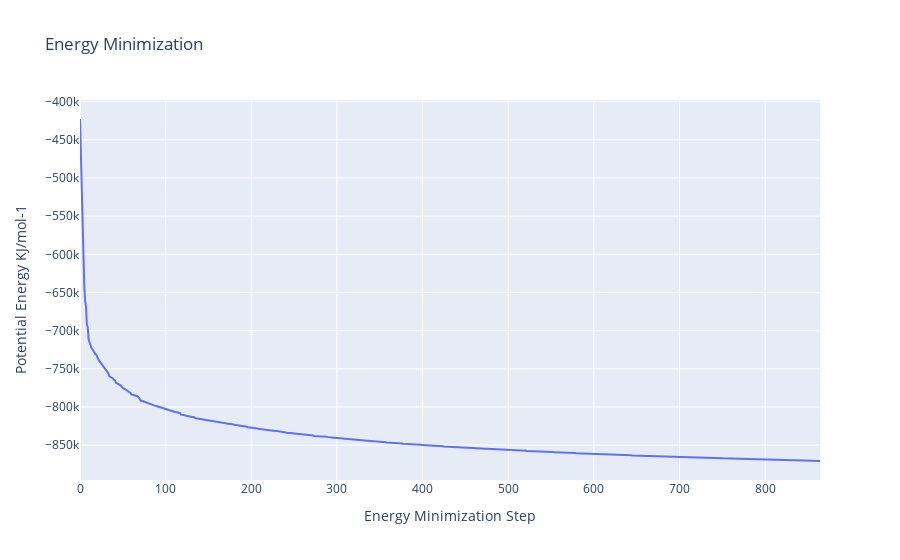

Write notebook code for a chart like this one.
### Code cell
import plotly
import plotly.graph_objs as go

#Read data from file and filter energy values higher than 1000 Kj/mol^-1
with open(output_min_ene_xvg,'r') as energy_file:
    x,y = map(
        list,
        zip(*[
            (float(line.split()[0]),float(line.split()[1]))
            for line in energy_file 
            if not line.startswith(("#","@")) 
            if float(line.split()[1]) < 1000 
        ])
    )

plotly.offline.init_notebook_mode(connected=True)

fig = {
    "data": [go.Scatter(x=x, y=y)],
    "layout": go.Layout(title="Energy Minimization",
                        xaxis=dict(title = "Energy Minimization Step"),
                        yaxis=dict(title = "Potential Energy KJ/mol-1")
                       )
}

plotly.offline.iplot(fig)

### Figure 1 — Plotly figure (JSON) as saved in the notebook; plotly's stock layout.template omitted (floating-point values rounded to 4 significant figures; data arrays with more than 128 entries replaced by an {"elided": "..."} marker saying what was removed)
{"data": [{"type": "scatter", "x": {"elided": "685 int values"}, "y": {"elided": "685 float values"}}], "layout": {"autosize": true, "title": {"text": "Energy Minimization"}, "xaxis": {"autorange": true, "range": [0, 864], "title": {"text": "Energy Minimization Step"}, "type": "linear"}, "yaxis": {"autorange": true, "range": [-895700.0, -397800.0], "title": {"text": "Potential Energy KJ/mol-1"}, "type": "linear"}}}
